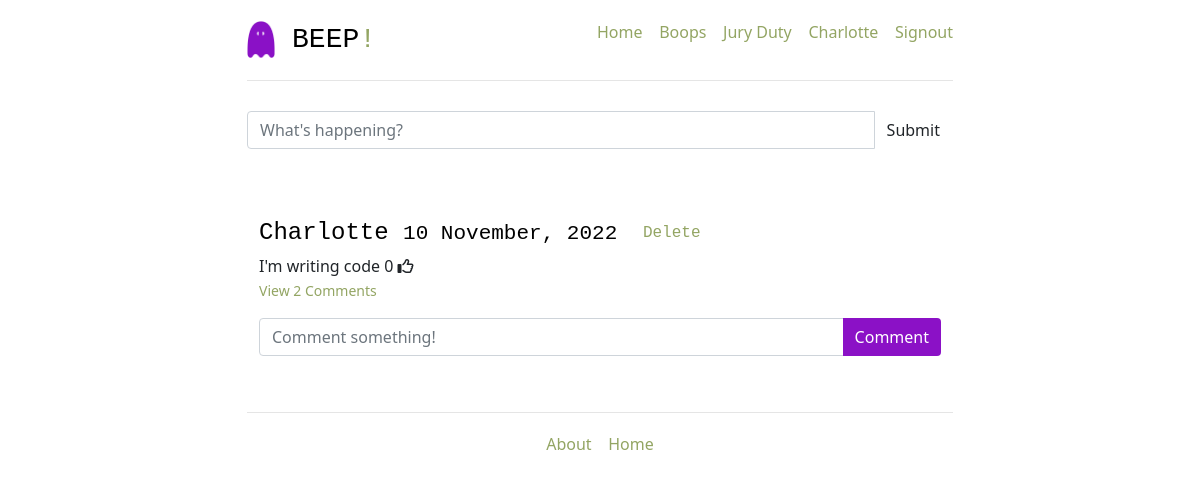
The app's page /tweets/ (signed in), older data.
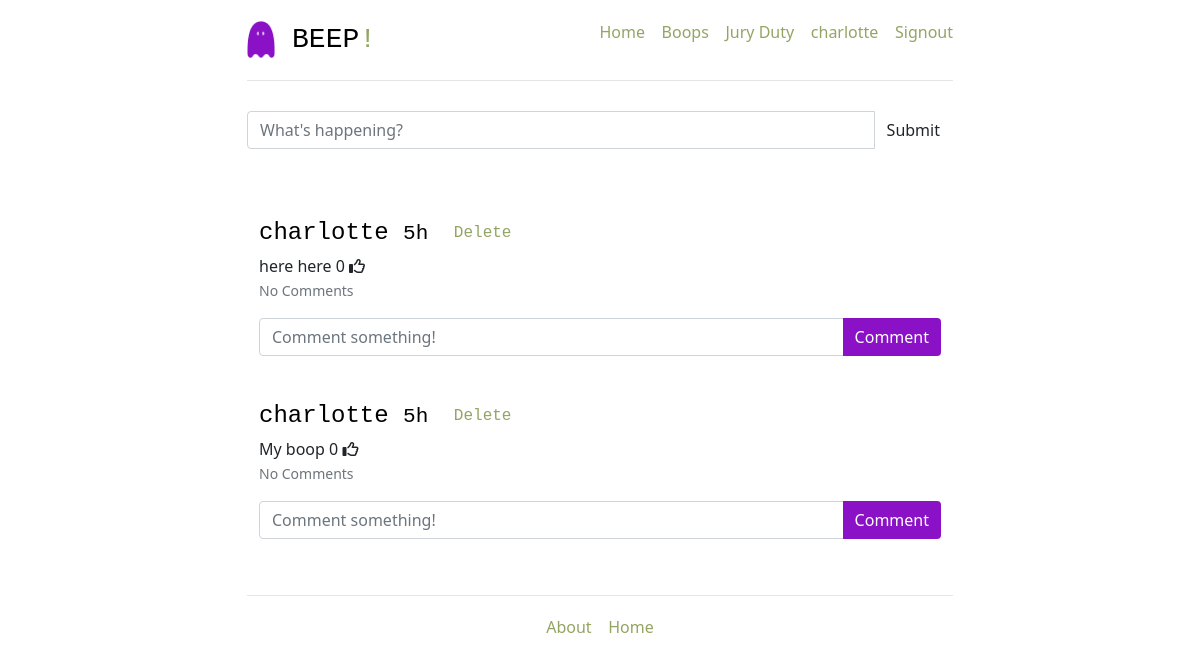
The same page, newer data.
### project/models.py (models this page shows, shortened)
class Tweet(db.Model):
    __tablename__ = 'tweets'
    tweet_id = db.Column(db.Integer, primary_key=True)
    user_id = db.Column(db.Integer, db.ForeignKey('users.id', ondelete="CASCADE"), nullable=False)
    tweet = db.Column(db.String, nullable=False)
    posted = db.Column(db.DateTime, nullable=False)
    poster = db.relationship("User", back_populates="tweets", passive_deletes=True)
    comments = db.relationship('Comment', back_populates='tweet', passive_deletes=True)
    likes = db.relationship('Like', back_populates='tweet', passive_deletes=True)
    @classmethod
    def delta_time(cls, tweet_posted):
        now = datetime.datetime.now()
        td = now - tweet_posted
        days = td.days
        hours = td.seconds//3600
        minutes = (td.seconds//60)%60
        if days > 0:
            return tweet_posted.strftime("%d %B, %Y")
        elif hours > 0:
            return str(hours) + 'h'
        elif minutes > 0:
            return str(minutes) + 'm'
        else:
            return 'few seconds ago'

class User(db.Model):
    __tablename__ = 'users'
    id = db.Column(db.Integer, primary_key=True)
    name = db.Column(db.String, unique=True, nullable=False)
    email = db.Column(db.String, unique=True, nullable=False)
    password = db.Column(db.String, nullable=False)
    jury = db.Column(db.String, nullable=False, default=False)
    tweets = db.relationship('Tweet', back_populates='poster')
    role = db.Column(db.String, default='user')
    comments = db.relationship('Comment', back_populates='poster', passive_deletes=True)
    likes = db.relationship('Like', back_populates='liker', passive_deletes=True)
    discussion_comments = db.relationship('Discussion_Comment', back_populates='poster')

### project/tweets/views.py (the view)
@tweets_blueprint.route('/tweets/')
@login_required
def tweet():
    return render_template(
        'tweets.html',
        form=PostTweetForm(),
        all_tweets=filtered_tweets(session['user_id']),
        current_user_id = session['user_id']
    )

### project/tweets/forms.py
class PostTweetForm(FlaskForm):
    tweet = StringField(
        'Tweet',
        validators=[DataRequired(), Length(min=6, max=140)]
    )

### project/tweets/views.py (called while the page is built)
def login_required(test):
    @wraps(test)
    def wrap(*args, **kwargs):
        if 'logged_in' in session:
            return test(*args, **kwargs)
        else:
            flash('You need to login first')
            return (redirect(url_for('users.login')))
    return wrap

def filtered_tweets(user_id):
    who_id = user_id
    whom_ids = db.session.query(Follower.whom_id).filter_by(who_id=who_id)
    user_tweets = db.session.query(Tweet).filter_by(user_id=who_id)
    if whom_ids.all():
        follower_tweets = db.session.query(Tweet).filter(Tweet.user_id.in_(whom_ids))
        result = user_tweets.union(follower_tweets)
        return result.order_by(Tweet.posted.desc())
    else:
        return user_tweets.order_by(Tweet.posted.desc())

### project/templates/tweets.html (shortened to what this page needs)
{% extends '_base.html' %}
{% block content %}
<form action="{{ url_for('tweets.post_tweet') }}" method="post">
    <div class="input-group">
        {{ form.tweet(placeholder="What's happening?", class="form-control") }}
        <span class="input-group-btn">
            <input class="btn btn-default" type="submit" value="Submit">
        </span>
    </div>
</form>
<div class="row marketing">
    <div class="col-lg-12">
        {% for tweet in all_tweets %}
        <div class="media">
            <div class="media-left">
            </div>
            <div class="media-body">
                <div>
                    {% if tweet.poster.name == session.name %}
                    <div class="media-heading">
                        <h4>{{ tweet.poster.name }}
                            <small>{{ tweet.delta_time(tweet.posted) }} <a class="btn btn-default btn-xs"
                                    href="{{ url_for('tweets.delete_tweet', tweet_id=tweet.tweet_id )}}">Delete</a></small>
                        </h4>
                    </div>
                </div>
                {{ tweet.tweet }}
                {% endif %}
                <span id="likes-count-{{tweet.tweet_id}}">
                    {{ tweet.likes|length }}</span>
                    {% if current_user_id in tweet.likes|map(attribute="user_id")|list %}
                    <i class="fas fa-thumbs-up" id="like-button-{{tweet.tweet_id}}"
                        onclick="like({{tweet.tweet_id}})"></i>
                    {% else %}
                    <i class="far fa-thumbs-up" id="like-button-{{tweet.tweet_id}}"
                        onclick="like({{tweet.tweet_id}})"></i>
                    {% endif %}
                <br>
                <p>
                    {% if tweet.comments|length > 0 %}
                    <a data-bs-toggle="collapse" href="#comments-{{tweet.tweet_id}}" role="button">
                        <small>View {{tweet.comments|length}} Comments</small>
                    </a>
                    {% else %}
                    <small class="text-muted">No Comments</small>
                    {% endif %}
                </p>
                <form action="/create-comment/{{tweet.tweet_id}}" method="POST" class="input-group mb-3">
                    <input type="text" id="text" name="text" class="form-control" placeholder="Comment something!">
                    <button type="submit" class="btn btn-primary" style="background-color: #8b11c6; border: 0px;">Comment</button>
                </form>
            </div>
        </div>
        {% endfor %}
    </div>
</div>
{% endblock content %}

### project/templates/_base.html (shortened to what this page needs)
<!DOCTYPE html>
<html lang="en">
<head>
  <link href="{{ url_for('static', filename='css/bootstrap.min.css' )}}" rel="stylesheet">
  <link href="{{ url_for('static', filename='css/main.css' )}}" rel="stylesheet">
  <link href="{{ url_for('static', filename='css/ie10-viewport-bug-workaround.css' )}}" rel="stylesheet">
  <link href="{{ url_for('static', filename='css/jumbotron-narrow.css' )}}" rel="stylesheet">
</head>
<body>
  <div class="container">
    <div class="header clearfix">
      <nav>
        <ul class="nav nav-pills pull-right" style = "float: right;">
          {% if session.logged_in %}
          <li><a href="/">Home</a></li>&nbsp;&nbsp;&nbsp;&nbsp;
          <li><a href="/tweets/">Boops</a></li>&nbsp;&nbsp;&nbsp;&nbsp;
          {% if session.jury == '1' %}
          <li><a href="/jury">Jury Duty</a></li>&nbsp;&nbsp;&nbsp;&nbsp;
          {% endif %}
          <li><a href="{{ url_for('users.all_users') }}"">{{ session.name }}</a></li>&nbsp;&nbsp;&nbsp;&nbsp;
          {% endif %}
          {% if not session.logged_in %}
          {% block signin_form %}{% endblock signin_form %}
          {% else %}
          <li role=" presentation"><a href="{{ url_for('users.logout') }}">Signout</a></li>
          {% endif %}
        </ul>
      </nav>
      <h3><img src="../static/img/Beep_Logo.png" alt="Beep Logo" style="width: 4%; height: auto;"> BEEP<span class = "exclamation">!</span></h3>
    </div>
    {% block content %}
    {% endblock content %}
    <footer class="footer">
      <p><a href="/about">About</a>&nbsp;&nbsp;&nbsp;&nbsp;<a href="/">Home</a></p>
    </footer>
  </div>
</body>
</html>

### project/static/css/jumbotron-narrow.css (style rules this page uses)
body { padding-top: 20px; padding-bottom: 20px; }
.header, .marketing, .footer { padding-right: 15px; padding-left: 15px; }
.header { padding-bottom: 20px; border-bottom: 1px solid #e5e5e5; }
.header h3 { margin-top: 0; margin-bottom: 0; line-height: 40px; color: black; font-family: 'Courier New'; }
img { width: 50%; height: auto; }
.footer { padding-top: 19px; color: #777; border-top: 1px solid #e5e5e5; text-align: center; }
@media (min-width: 768px) { .container { max-width: 730px; } }
.marketing { margin: 40px 0; }
@media screen and (min-width: 768px) { .header, .marketing, .footer { padding-right: 0; padding-left: 0; } }
@media screen and (min-width: 768px) { .header { margin-bottom: 30px; } }
a:link { color: #93a563; background-color: transparent; text-decoration: none; }
.exclamation { color: #93a563; font-family: 'Courier New', Courier, monospace; }
h4 { margin-top: 0; margin-bottom: 0; line-height: 40px; color: black; font-family: 'Courier New'; font-size: 20; }

Row changes from the older to the newer data that the page shows:
removed Tweet: poster.name "Charlotte", delta_time "10 November, 2022", tweet "I'm writing code", likes|length "0", comments|length "2"
now on this page (row edited): User: name "charlotte"
now on this page (row edited): Tweet: poster.name "charlotte", delta_time "5h", tweet "here here", likes|length "0", shows "No Comments"
added Tweet: poster.name "charlotte", delta_time "5h", tweet "My boop", likes|length "0", shows "No Comments"
Text that changed along with them:
{{ session.name }}: "Charlotte" → (not shown)
